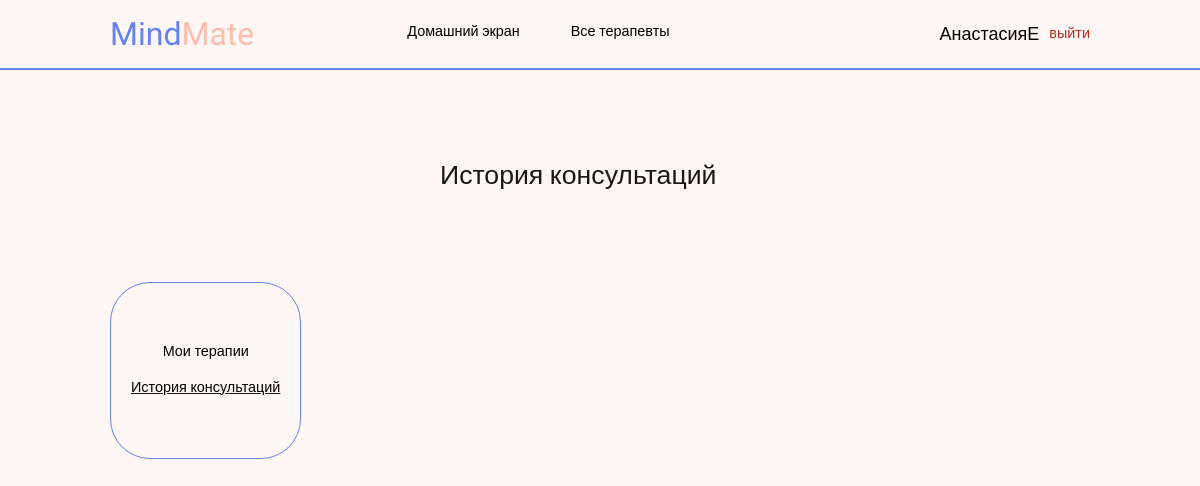
The page /lastrecords/ (signed in) on the database as committed earlier.
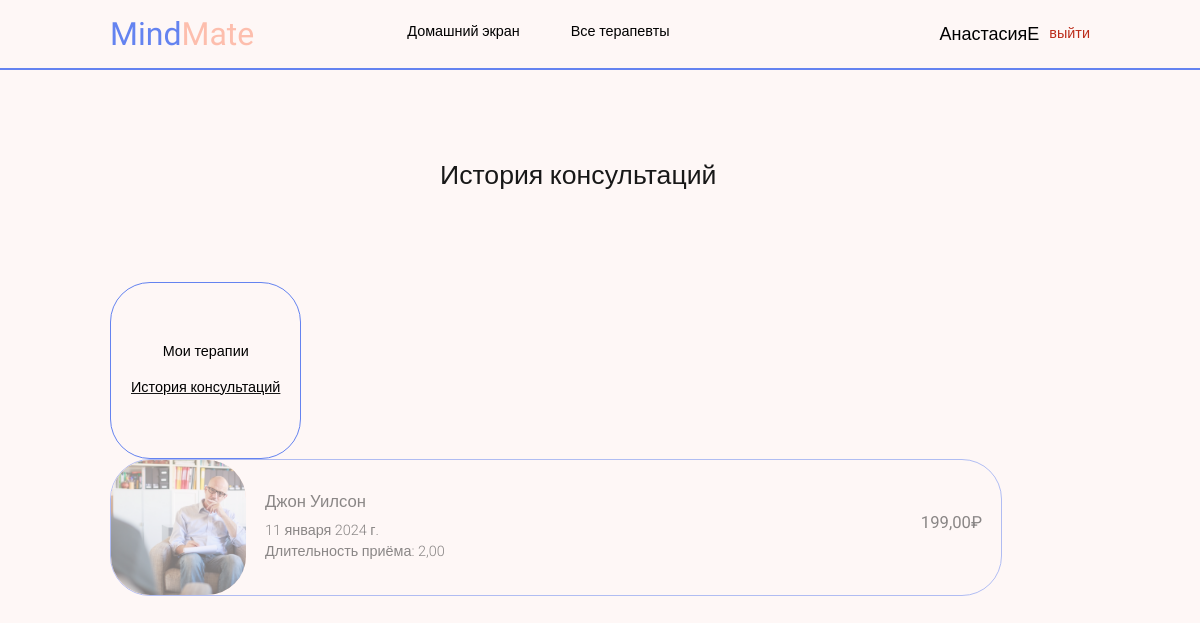
The same page on the database as committed later.
### users/models.py (models this page shows, shortened)
class User(AbstractUser):
    photo = models.ImageField(upload_to='users_images', null=True, blank=True)
    user_type = models.CharField(max_length=10, null=True)
    description = models.TextField(null=True, blank=True)

### records/models.py (models this page shows, shortened)
class Records(models.Model):
    therapist = models.ForeignKey(Therapist, on_delete=models.CASCADE)
    date = models.DateField()
    time = models.TimeField()
    duration = models.DecimalField(max_digits=8, decimal_places=2)
    price = models.DecimalField(max_digits=10, decimal_places=2)
    client = models.ForeignKey(Clients, null=True, blank=True, on_delete=models.SET_NULL)
    history = HistoricalRecords()
    @property
    def therapist_photo(self):
        if self.therapist.photo:
            return self.therapist.photo

class Therapist(models.Model):
    user = models.OneToOneField(User, on_delete=models.CASCADE, related_name='therapist', null=True)
    first_name = models.CharField(max_length=128, null=True, blank=True)
    last_name = models.CharField(max_length=128, null=True, blank=True)
    email = models.CharField(max_length=128)
    methods = models.ManyToManyField(Methods)
    feelings = models.ManyToManyField(Feelings)
    events = models.ManyToManyField(Events)
    photo = models.ImageField(upload_to='user_images', blank=True, null=True)
    description = models.TextField(null=True, blank=True)
    history = HistoricalRecords()

### records/views.py (the view)
# urls.py: path('lastrecords/', lastrecords, name='lastrecords'),
@login_required(login_url='users/login/')
def lastrecords(request):
    user = request.user
    therapist_records_past = None
    client_records_past = None
    if user.user_type == 'TH':
        therapist = Therapist.objects.get(user=request.user)
        therapist_records_past = therapist.get_past_records()
    elif user.user_type == 'CL':
        client = Clients.objects.get(user=request.user)
        client_records_past = client.get_past_records
    context = {
        'tittle': "История консультаций",
        'client_records': client_records_past,
        'therapist_records': therapist_records_past,
        'user': user,
        'therapists': Therapist.objects.all(),
    }
    return render(request, 'records/lastrecords.html', context)

### records/models.py (called while the page is built)
    def get_past_records(self):
        return self.records_set.filter(date__lt=datetime.now()).order_by('-date', '-time')

### records/templates/records/lastrecords.html (shortened to what this page needs)
{% extends 'records/base.html' %}
{% load static %}
{% block css %}
    <link rel="stylesheet" href="{% static '/vendor/css/lastrecords.css' %}"/>
{% endblock %}
{% block content %}
    <section class="therapies">
        <div class="container">
            <div class="therapies__inner inner">
                <h1 class="therapies__heading heading">История консультаций</h1>
                <div class="therapies__box box">
                    <ul class="therapies__links">
                        <li class="therapies__link "><a href="{% url 'index' %}">Мои терапии</a></li>
                        <li class="therapies__link underline_link">
                            <a href="">История консультаций</a>
                        </li>
                    </ul>
                    <ul class="therapies__records">
                        {% if user.user_type == 'CL' %}
                            {% for record in client_records %}
                                <li class="therapies__record">
                                    <img class="therapies__record-icon" src="{{ record.therapist_photo.url }}" alt=""/>
                                    <div class="therapies__record-box">
                                        <div class="therapies__record-text">
                                            <h2 class="therapies__record-name">{{ record.therapist.first_name }} {{ record.therapist.last_name }}</h2>
                                            <p class="therapies__record-date">{{ record.date }}</p>
                                            <p class="therapies__record-time">Длительность
                                                приёма: {{ record.duration }}</p>
                                        </div>
                                        <div class="therapies__record-right">
                                            <p class="therapies__record-price">{{ record.price }}₽</p>
                                        </div>
                                    </div>
                                </li>
                            {% endfor %}
                        {% endif %}
                    </ul>
                </div>
            </div>
        </div>
    </section>
{% endblock %}

### records/templates/records/base.html (shortened to what this page needs)
{% load static %}
<!DOCTYPE html>
<html lang="en">
<head>
    <link rel="stylesheet" href="{% static '/vendor/css/reset.css' %}"/>
    {% block css %}
    {% endblock %}
</head>
<body>
<div class="wrapper">
    <header class="header">
        <div class="container">
            <div class="header__inner">
                <a href="{% url 'index' %}" class="header__logo"><span class="header__logo-span">Mind</span>Mate</a>
                <nav class="nav">
                    <ul class="nav__ul">
                        <li class="nav__ul-item">
                            <a href="{% url 'index' %}" class="nav__ul-link"
                            >Домашний экран</a
                            >
                        </li>
                        {% if user.user_type == 'CL' %}
                        <li class="nav__ul-item">
                            <a href="{% url 'therapists' %}" class="nav__ul-link"
                            >Все терапевты</a
                            >
                        </li>
                        {% endif %}
                    </ul>
                    <div class="user_menu">
                        <a href="{% url 'users:profile' %}" class="nav__account">{{ user.username }}</a>
                        <a class="nav__logout" href="{% url 'users:logout' %}">выйти</a>
                    </div>
                </nav>
            </div>
        </div>
    </header>
    <main class="main">
        {% block content %}
        {% endblock %}
    </main>
</div>
</body>
</html>

Rows that differ between the two databases and show on the page:
added Records: therapist_photo (picture), therapist.first_name "Джон", therapist.last_name "Уилсон", date "11 января 2024 г.", duration "2,00", price "199,00"
